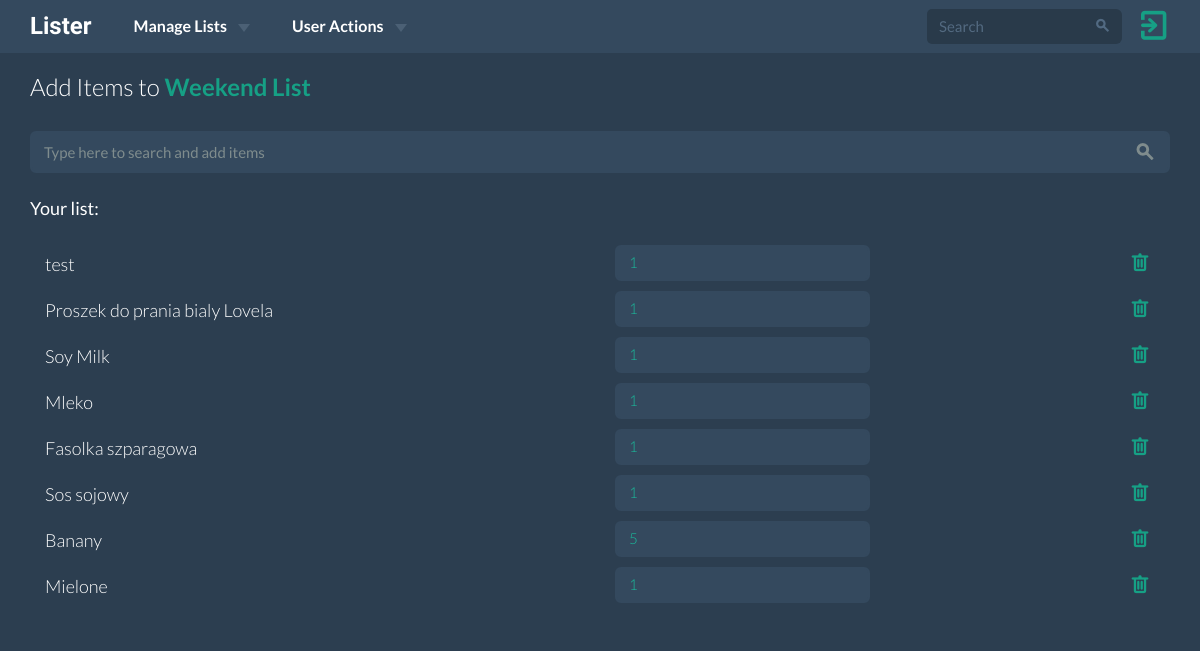
The app's page /lists/11/add-items/ (signed in), older data.
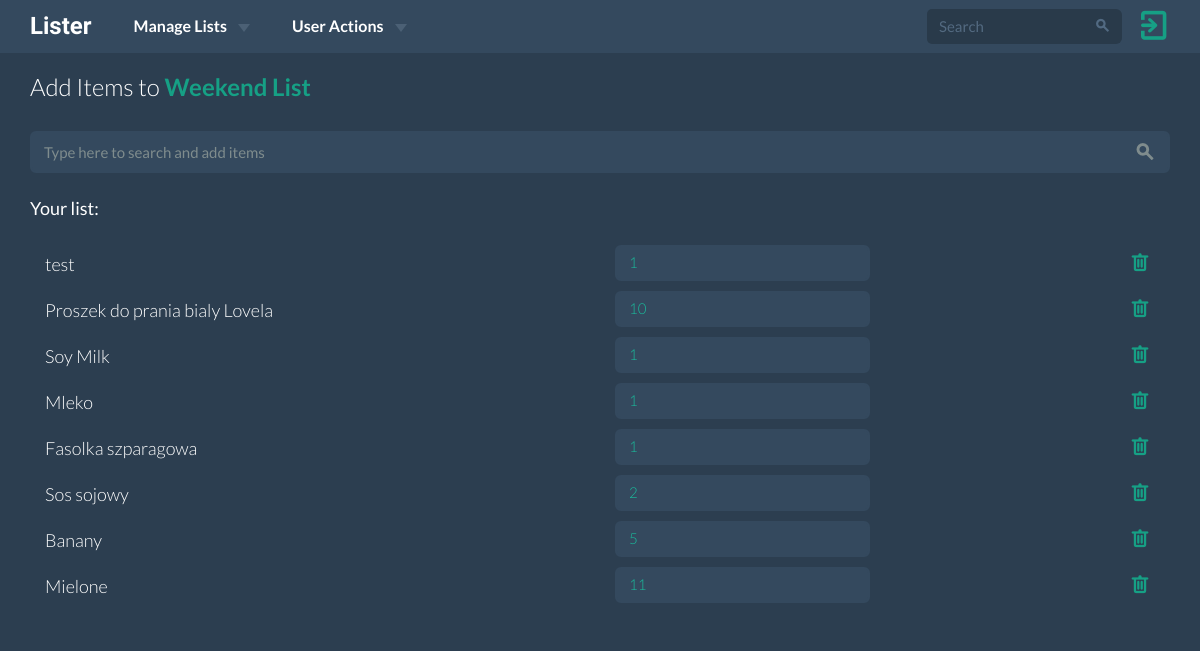
The same page, newer data.
### lists/models.py (models this page shows, shortened)
class ShoppingItem(models.Model):
    name = models.CharField(max_length=30, blank=True, null=True)
    item = models.ForeignKey(Item, on_delete=models.CASCADE,
                             null=True, blank=True)
    shopping_list = models.ForeignKey('ShoppingList', on_delete=models.CASCADE)
    quantity = models.PositiveSmallIntegerField(default=1)
    bought = models.BooleanField(default=False)
    class Meta:
        ordering = ['-pk']

### lists/views.py (the view, shortened to what this page needs)
# urls.py: url(r'^(?P<pk>\d+)/add-items/$', views.AddItemsToListView.as_view(),
class AddItemsToListView(View):
    @method_decorator(login_required(login_url='users:login_view'))
    def get(self, request, pk):
        shopping_list = ShoppingList.objects.get(pk=pk)
        if shopping_list.user == request.user:
            template = 'lists/add_items_to_list.html'
            context = {
                'shopping_list': shopping_list,
            }
            return render(request, template, context)
        return redirect('main:main_page_view')

### lists/models.py (called while the page is built)
    @property
    def shopping_items(self):
        shopping_items = ShoppingItem.objects.filter(shopping_list=self)
        return shopping_items

### lists/templates/lists/add_items_to_list.html (shortened to what this page needs)
{% extends 'base.html' %} {% block head_title %}Add Items to {{ shopping_list.name }}{% endblock %} {% block content %} {% load staticfiles %}
<div class="add-items-list-wrapper">
    <div class="container">
        <div class="row">
            <div class="col-sm-12">
                <h6>Add Items to <a href="{% url 'lists:shopping_list_detail_view' pk=shopping_list.pk %}"><strong>{{ shopping_list.name }}</strong></a></h6>
            </div>
        </div>
        <div class="row">
            <div class="col-xs-12">
                <div class="form-group">
                    <input type="text" value="" id="search-items" placeholder="Type here to search and add items" class="form-control" maxlength="30" />
                </div>
            </div>
        </div>
        <div class="row">
            <div class="col-xs-12">
            </div>
        </div>
        <div class="row">
            <div class="col-xs-12">
                <p>Your list:</p>
            </div>
        </div>
        <div class="row">
            <ul>
                {% for shopping_item in shopping_list.shopping_items %}
                <li>
                    <div class="col-xs-6 item-name">
                        {{ shopping_item.name }}
                    </div>
                    <div class="col-xs-3">
                        <input type="number" class="form-control quantity-select" item-pk="{{ shopping_item.pk }}" value="{{ shopping_item.quantity }}">
                    </div>
                    <div class="col-xs-3">
                        <form method="POST" action="{% url 'lists:delete_items_from_list_view' pk=shopping_item.pk %}">
                            <div class="todo-right pull-right">
                                <button><span class="fui-trash"></span></button>
                            </div>
                        </form>
                    </div>
                </li>
                {% endfor %}
            </ul>
        </div>
    </div>
</div>
{% include 'lists/add_items_js.html' %} {% endblock %}

Row changes from the older to the newer data that the page shows:
changed ShoppingItem "Proszek do prania bialy Lovela": quantity "1" → "10"
changed ShoppingItem "Sos sojowy": quantity "1" → "2"
changed ShoppingItem "Mielone": quantity "1" → "11"
